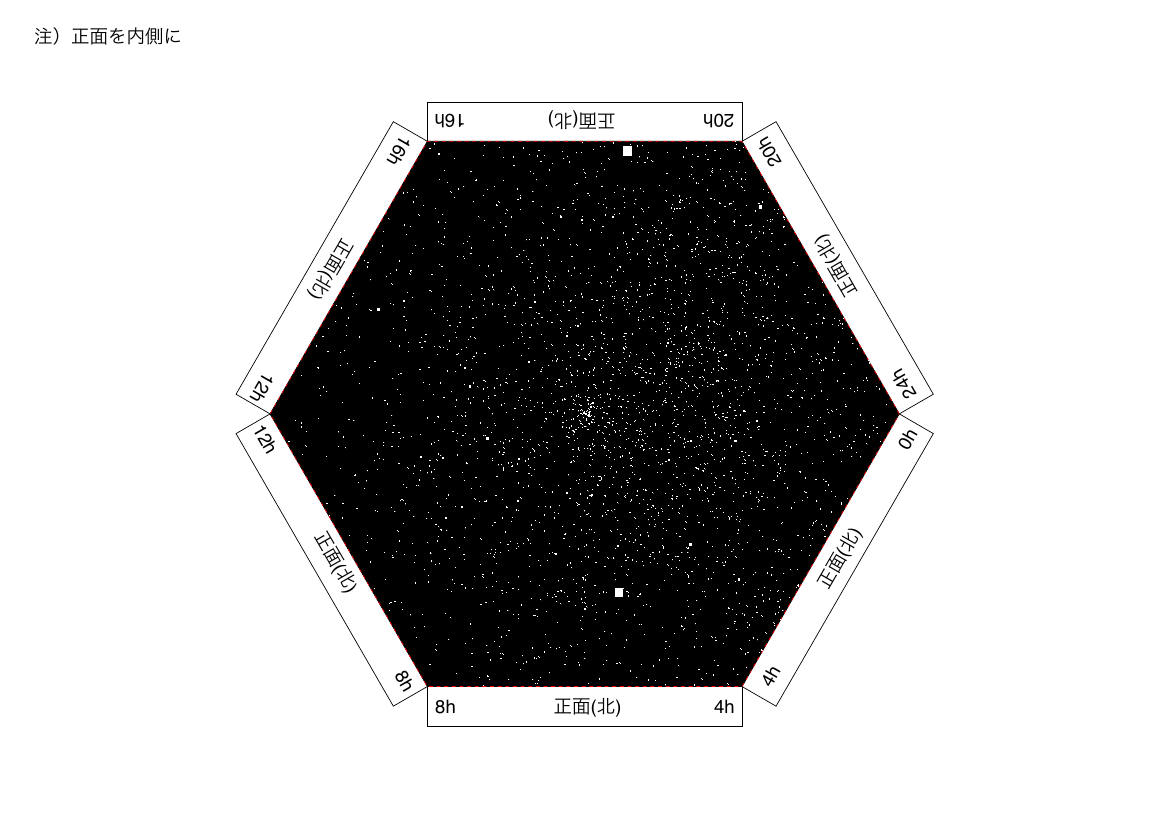

Source code (gnuplot):
set encoding 'utf8'

set terminal pdfcairo size 29.7cm, 21.0cm font "Meiryo, 20" enhanced
set output 'test.pdf'

set datafile separator ","

set lmargin 0
set tmargin 0
set rmargin 0
set bmargin 0
set format xy ""
unset xtics
unset ytics
set border 0
set xrange [-14.85:14.85]
set yrange [-10.5:10.5]
unset key

set label 10 at first -14.0, first 9.6 "注）正面を内側に"

set label 1 at first 4.6, first -6.90    "4h                  正面(北)                  0h" rotate by 60
set label 2 at first -3.8, first -7.428  "8h                   正面(北)                  4h"
set label 3 at first -8.3, first -0.3    "12h                  正面(北)                  8h" rotate by -60
set label 4 at first -4.5, first 7.00    "16h                 正面(北)                 12h" rotate by -120
set label 5 at first 3.8, first 7.428  "20h                 正面(北)                16h" rotate by -180
set label 6 at first 8.3, first 0.4    "24h                 正面(北)                20h" rotate by 120

plot './plotdata/frame_top.dat' with filledcurves lt rgb '#000000' ,\
     './plotdata/frame_top.dat' with lines dt (10, 10) lt rgb '#ff0000' ,\
     './plotdata/overlap_top.dat' with lines lt rgb '#000000' ,\
     './plotdata/plotData_top.csv' using 1:2:($3 / 10000) with points pt 20 ps variable lc rgb '#ffffff'
     
